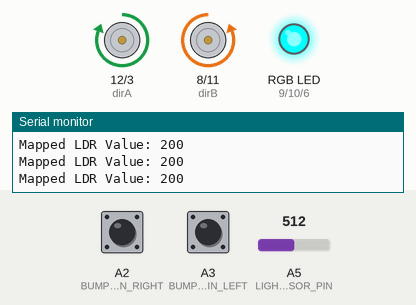
Recording of a sketch running on a simulated Arduino Uno, built with avr-gcc and run on an emulated ATmega328P. Shown: direction and speed pins drawn as motors (green arrow = direction pin HIGH = forward, orange = LOW = backward, longer = more drive), an RGB LED mixed from three pins (HIGH = lit), the last lines printed to the serial monitor. The test bench sets the inputs (shaded band); at power-on: A5 (LIGHT_SENSOR_PIN) = 512, A2 (BUMPER_PIN_RIGHT) HIGH, A3 (BUMPER_PIN_LEFT) HIGH.

Above: at 1.2 s.
1.3 s: A5 (LIGHT_SENSOR_PIN) set to 292
2.8 s: A5 (LIGHT_SENSOR_PIN) set to 270
At 3.1 s:
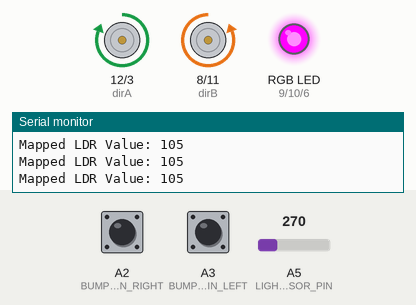
4.3 s: A2 (BUMPER_PIN_RIGHT) pulled LOW for 0.15 s
At 6.6 s:
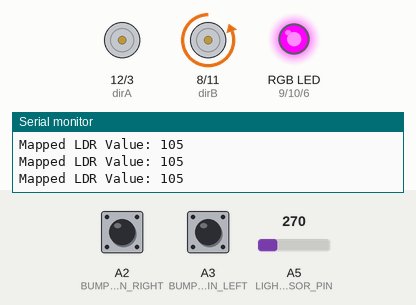
7.4 s: A3 (BUMPER_PIN_LEFT) pulled LOW for 3.2 s
At 9.0 s:
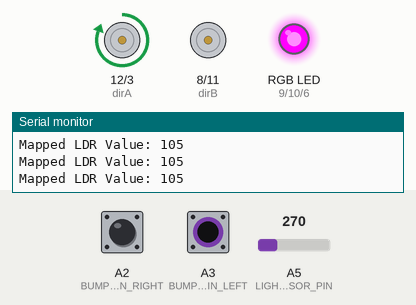
13.6 s: A5 (LIGHT_SENSOR_PIN) set to 209
15.1 s: A5 (LIGHT_SENSOR_PIN) set to 186
At 17.9 s:
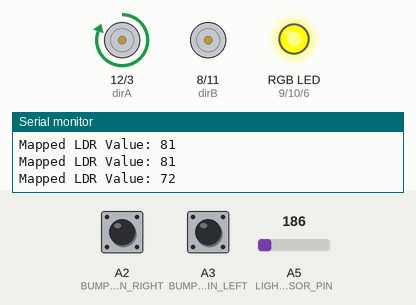
Timing chart, 0 to 19.1 s (numbered marks = the images above; inputs shaded):
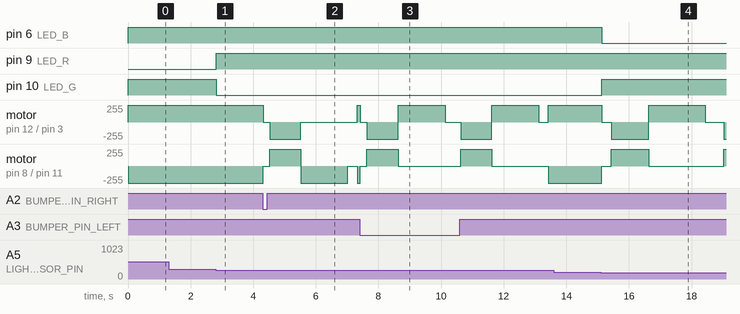

The sketch:

partC-survivor-island.ino
```cpp
/*
SMCS 2029 | Grade 10 | Foundations of Technology A
Survivor Island

Block X | Group 2
Group Members: Mayukh Dantuluri, Rowel Mondal, Jiya Rao

Last Edited on 2026-10-21, 10:05 UTC-4
*/

// Arduino Motor Shield Rev3 Pins (Kept from the Roomba Challenge)
const int dirA = 12; // Motor A Direction (right)
const int pwmA = 3;  // Motor A Speed
const int dirB = 8;  // Motor B Direction (left)
const int pwmB = 11; // Motor B Speed

// Bumper Pin Constants (Kept from the Roomba Challenge)
const int BUMPER_PIN_LEFT = A3; // A4 got clogged by a wire bit that we physically have a hard time removing
const int BUMPER_PIN_RIGHT = A2;

// Light Sensor Pin (Moved to A5 because A0 & A1 don't work apparently)
const int LIGHT_SENSOR_PIN = A5;

// RGB LED Pins
const int LED_R = 9;  // Red
const int LED_G = 10; // Green
const int LED_B = 6;  // Blue

// Threshold values based on testing (lighter values = higher numbers)
const int WATER_THRESHOLD = 75; // Below this is water (darker), should trigger ESCAPE MANEUVER
const int SAND_THRESHOLD = 110; // Above this is sand (lighter)
// In between WATER_THRESHOLD and SAND_THRESHOLD is the grassy terrain

void setup() {
  // Initialize Motor Control Pins
  pinMode(dirA, OUTPUT);
  pinMode(pwmA, OUTPUT);
  pinMode(dirB, OUTPUT);
  pinMode(pwmB, OUTPUT);

  // Configure RGB LED Pins
  pinMode(LED_R, OUTPUT);
  pinMode(LED_G, OUTPUT);
  pinMode(LED_B, OUTPUT);

  // Configure Bumper Switches
  pinMode(BUMPER_PIN_RIGHT, INPUT_PULLUP);
  pinMode(BUMPER_PIN_LEFT, INPUT_PULLUP);

  Serial.begin(9600);
}

void setLEDColor(int r, int g, int b) {
  // Inverted Common Anode RGB LEDs (0 = ON, 255 = OFF)
  analogWrite(LED_R, 255 - r);
  analogWrite(LED_G, 255 - g);
  analogWrite(LED_B, 255 - b);
}

void moveForward() {
  digitalWrite(pwmA, HIGH);
  digitalWrite(pwmB, HIGH);
  digitalWrite(dirA, HIGH);
  digitalWrite(dirB, LOW);
}

void moveBackward() {
  digitalWrite(pwmA, HIGH);
  digitalWrite(pwmB, HIGH);
  digitalWrite(dirA, LOW);
  digitalWrite(dirB, HIGH);
}

void turnLeft() {
  digitalWrite(pwmA, LOW);
  digitalWrite(pwmB, HIGH);
  digitalWrite(dirA, LOW);
  digitalWrite(dirB, LOW);
}

void turnRight() {
  digitalWrite(pwmA, HIGH);
  digitalWrite(pwmB, LOW);
  digitalWrite(dirB, HIGH);
  digitalWrite(dirA, HIGH);
}

void stopMotors() {
  digitalWrite(pwmA, LOW);
  digitalWrite(pwmB, LOW);
}

void escapeWater() {
  stopMotors();
  setLEDColor(0, 0, 255); // Blue LED for water warning
  delay(300);

  // Back up from the water border
  moveBackward();
  delay(1200);

  // Turn around to stay on the island
  turnRight();
  delay(1800);

  stopMotors();
  delay(200);
}

void escapeObjectLeft() {
  stopMotors();
  delay(200);

  moveBackward();
  delay(1000);

  turnLeft();
  delay(1500);

  stopMotors();
  delay(200);
}

void escapeObjectRight() {
  stopMotors();
  delay(200);

  moveBackward();
  delay(1000);

  turnRight();
  delay(1500);

  stopMotors();
  delay(200);
}

void loop() {
  int touchStateRight = digitalRead(BUMPER_PIN_RIGHT);
  int touchStateLeft = digitalRead(BUMPER_PIN_LEFT);

  // Read and map light sensor values
  int rawLdr = analogRead(LIGHT_SENSOR_PIN);
  int ldrval = map(rawLdr, 0, 1023, 0, 400);

  // Debugging output
  Serial.print("Mapped LDR Value: ");
  Serial.println(ldrval);

  // Always update LED based on current terrain
  if (ldrval <= WATER_THRESHOLD) {
    setLEDColor(0, 0, 255); // Blue = water
  } else if (ldrval >= SAND_THRESHOLD) {
    setLEDColor(255, 0, 0); // Red = sand
  } else {
    setLEDColor(0, 255, 0); // Green = grass
  }

  // Priority 1: Water Avoidance
  // (Water is darker, giving lower numbers -> trigger if <= WATER_THRESHOLD)
  if (ldrval <= WATER_THRESHOLD) {
    escapeWater();
  }
  // Priority 2: Obstacle Avoidance (Touch Bumpers)
  else if (touchStateRight == LOW) {
    escapeObjectLeft();
  } else if (touchStateLeft == LOW) {
    escapeObjectRight();
  }
  // Priority 3: Terrain Announcement & Normal Movement
  else {
    moveForward();
  }

  delay(100);
}
```

Measured:
- the behaviour switches between 282 and 281 on A5 (LIGHT_SENSOR_PIN) (found by bisection; images 0 and 1)
- the behaviour switches between 195 and 194 on A5 (LIGHT_SENSOR_PIN) (found by bisection; images 3 and 4)
- after the input at 2.8 s, pin 9 (LED_R): LOW → HIGH at once; pin 10 (LED_G): HIGH → LOW at once
- after the input at 7.4 s, motor on pin 12 (dirA) / pin 3 (pwmA): forward 255/255 → stopped at once, → backward 255/255 0.20 s later, → forward 255/255 1.0 s later, → stopped 1.5 s later, … (8 changes in this stretch); motor on pin 8 (dirB) / pin 11 (pwmB): backward 255/255 → stopped at once, then repeats every 3.0 s: forward 255/255 1.0 s, stopped 2.0 s
- after the input at 15.1 s, pin 6 (LED_B): HIGH → LOW at once; pin 10 (LED_G): LOW → HIGH at once
